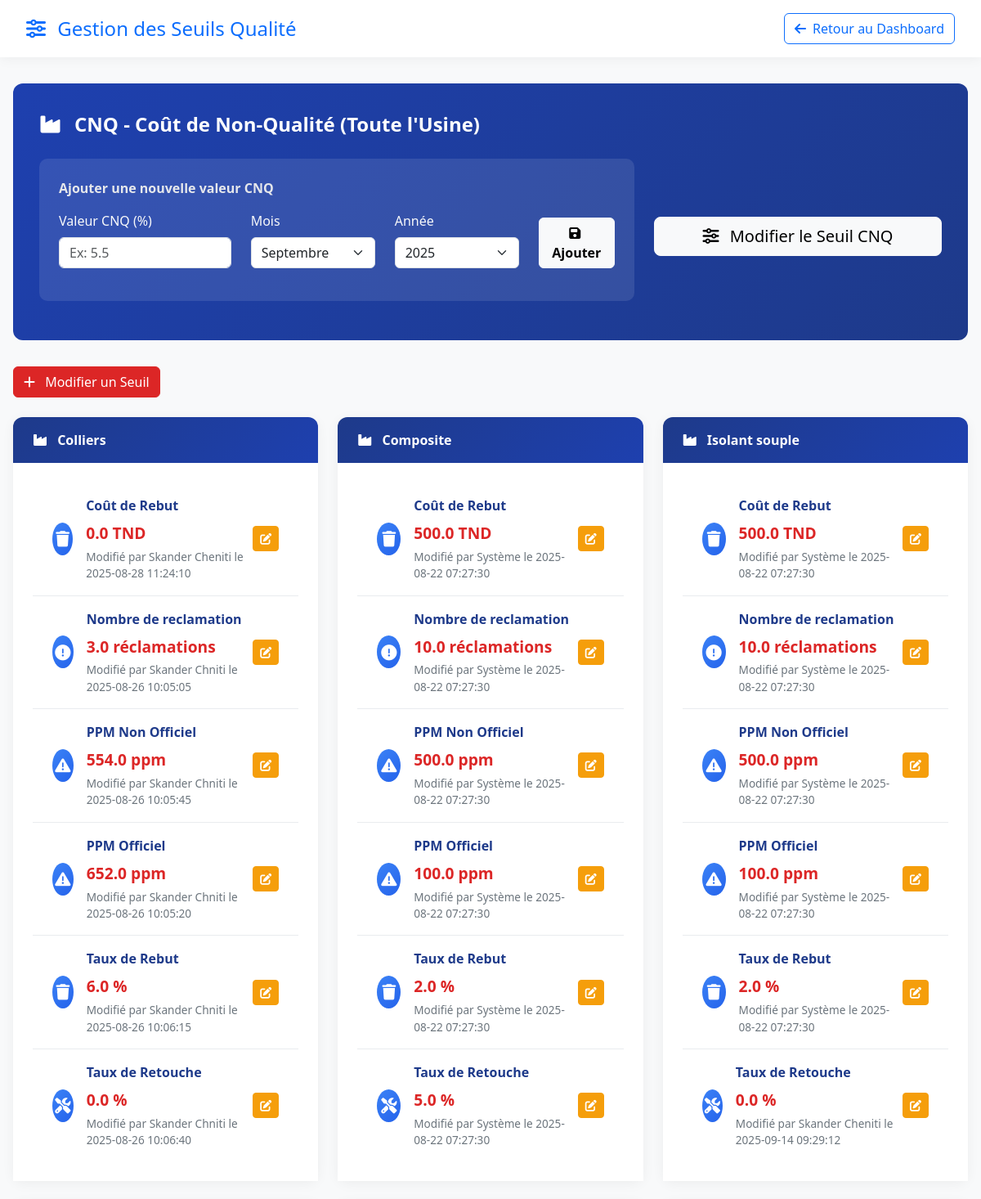
/admin/thresholds (signed in, upper part), run on the app's committed database.
### tables this page shows
CREATE TABLE seuils (
            id INTEGER PRIMARY KEY AUTOINCREMENT,
            atelier TEXT NOT NULL,
            indicateur TEXT NOT NULL,
            valeur_seuil REAL NOT NULL,
            modifie_by TEXT NOT NULL,
            date_modification TIMESTAMP DEFAULT CURRENT_TIMESTAMP
        );

### app.py (the view)
@app.route('/admin/thresholds')
@login_required
@admin_required
def admin_thresholds():
    conn = get_db_connection()
    seuils = conn.execute('''
        SELECT s1.* FROM seuils s1
        INNER JOIN (
            SELECT atelier, indicateur, MAX(date_modification) as max_date
            FROM seuils
            GROUP BY atelier, indicateur
        ) s2 ON s1.atelier = s2.atelier
            AND s1.indicateur = s2.indicateur
            AND s1.date_modification = s2.max_date
        ORDER BY s1.atelier, s1.indicateur
    ''').fetchall()
    conn.close()
    seuils_by_atelier = {}
    for seuil in seuils:
        atelier = seuil['atelier']
        if atelier not in seuils_by_atelier:
            seuils_by_atelier[atelier] = {}
        indicateur = seuil['indicateur']
        seuils_by_atelier[atelier][indicateur] = seuil
    return render_template('admin/thresholds.html', seuils_by_atelier=seuils_by_atelier)

### app.py (called while the page is built)
def get_db_connection():
    conn = sqlite3.connect(DATABASE)
    conn.row_factory = sqlite3.Row
    return conn

def login_required(f):
    @wraps(f)
    def decorated_function(*args, **kwargs):
        if 'user_id' not in session:
            return redirect(url_for('login'))
        return f(*args, **kwargs)
    return decorated_function

def admin_required(f):
    @wraps(f)
    def decorated_function(*args, **kwargs):
        if 'user_role' not in session or session['user_role'] != 'Administration':
            flash('Accès non autorisé', 'error')
            return redirect(url_for('dashboard'))
        return f(*args, **kwargs)
    return decorated_function

### templates/admin/thresholds.html (shortened to what this page needs)
<!DOCTYPE html>
<html lang="fr">
<head>
    <link href="https://cdnjs.cloudflare.com/ajax/libs/bootstrap/5.3.0/css/bootstrap.min.css" rel="stylesheet">
    <link href="https://cdnjs.cloudflare.com/ajax/libs/font-awesome/6.4.0/css/all.min.css" rel="stylesheet">
</head>
<body>
    <div class="header">
        <div class="d-flex justify-content-between align-items-center">
            <div>
                <h4 class="mb-0 text-primary">
                    <i class="fas fa-sliders-h me-2"></i>
                    Gestion des Seuils Qualité
                </h4>
            </div>
            <a href="/dashboard" class="btn btn-outline-primary">
                <i class="fas fa-arrow-left me-1"></i>
                Retour au Dashboard
            </a>
        </div>
    </div>
    <div class="main-container">
        <div class="cnq-section">
            <div class="cnq-title">
                <i class="fas fa-industry me-3"></i>
                CNQ - Coût de Non-Qualité (Toute l'Usine)
            </div>
            <div class="row">
                <div class="col-md-8">
                    <div class="cnq-form-container">
                        <div class="cnq-form-title">Ajouter une nouvelle valeur CNQ</div>
                        <form action="/admin/update_cnq" method="POST" class="mb-0">
                            <div class="row cnq-form-row">
                                <div class="col-md-4">
                                    <label for="cnq_value" class="form-label text-light">Valeur CNQ (%)</label>
                                    <input type="number" step="0.01" max="100" min="0" class="form-control"
                                           id="cnq_value" name="cnq_value" placeholder="Ex: 5.5" required>
                                </div>
                                <div class="col-md-3">
                                    <label for="cnq_month" class="form-label text-light">Mois</label>
                                    <select class="form-select" id="cnq_month" name="cnq_month" required>
                                        <option value="9">Septembre</option>
                                    </select>
                                </div>
                                <div class="col-md-3">
                                    <label for="cnq_year" class="form-label text-light">Année</label>
                                    <select class="form-select" id="cnq_year" name="cnq_year" required>
                                        <option value="2025">2025</option>
                                    </select>
                                </div>
                                <div class="col-md-2 d-flex align-items-end">
                                    <button type="submit" class="btn btn-light w-100 fw-bold">
                                        <i class="fas fa-save me-1"></i>
                                        Ajouter
                                    </button>
                                </div>
                            </div>
                        </form>
                    </div>
                </div>
                <div class="col-md-4 d-flex align-items-center">
                    <button type="button" class="btn btn-light btn-lg w-100"
                            data-bs-toggle="modal" data-bs-target="#cnqThresholdModal">
                        <i class="fas fa-sliders-h me-2"></i>
                        Modifier le Seuil CNQ
                    </button>
                </div>
            </div>
        </div>
        <div class="mb-4">
            <button type="button" class="btn btn-modify-threshold" data-bs-toggle="modal" data-bs-target="#updateThresholdModal">
                <i class="fas fa-plus me-2"></i>
                Modifier un Seuil
            </button>
        </div>
        <div class="row">
            {% for atelier, seuils in seuils_by_atelier.items() %}
            {% if atelier in ['Colliers', 'Composite', 'Isolant souple', 'Manchons', 'Moulage', 'Racks', 'Protections thermiques', 'Système de visualisation', 'UAP1', 'UAP2', 'Total'] %}
            <div class="col-lg-6 col-xl-4 mb-4">
                <div class="atelier-card">
                    <div class="atelier-header">
                        <i class="fas fa-industry me-2"></i>
                        {{ atelier }}
                    </div>
                    <div class="atelier-body">
                        {% for indicateur, seuil in seuils.items() %}
                        {% if 'CNQ' not in indicateur %}
                        <div class="threshold-item">
                            <div class="d-flex align-items-center">
                                <div class="indicator-icon">
                                    {% if 'PPM' in indicateur %}
                                        <i class="fas fa-exclamation-triangle"></i>
                                    {% elif 'Rebut' in indicateur %}
                                        <i class="fas fa-trash"></i>
                                    {% elif 'Retouche' in indicateur %}
                                        <i class="fas fa-tools"></i>
                                    {% elif 'Coût' in indicateur %}
                                        <i class="fas fa-coins"></i>
                                    {% elif 'reclamation' in indicateur.lower() or 'réclamation' in indicateur.lower() %}
                                        <i class="fas fa-exclamation-circle"></i>
                                    {% else %}
                                        <i class="fas fa-chart-line"></i>
                                    {% endif %}
                                </div>
                                <div class="flex-grow-1">
                                    <div class="threshold-label">{{ indicateur }}</div>
                                    <div class="threshold-value">
                                        {{ seuil.valeur_seuil }}
                                        {% if 'PPM' in indicateur %}ppm
                                        {% elif 'Taux' in indicateur %}%
                                        {% elif 'Coût' in indicateur %}TND
                                        {% elif 'reclamation' in indicateur.lower() or 'réclamation' in indicateur.lower() %}réclamations
                                        {% endif %}
                                    </div>
                                    <div class="threshold-meta">
                                        Modifié par {{ seuil.modifie_by }} le {{ seuil.date_modification.split('T')[0] if seuil.date_modification else 'N/A' }}
                                    </div>
                                </div>
                                <div>
                                    <button type="button" class="btn btn-sm btn-edit"
                                            onclick="editThreshold('{{ atelier }}', '{{ indicateur }}', '{{ seuil.valeur_seuil }}', '{{ seuil.id|default() }}')"
                                            title="Modifier ce seuil">
                                        <i class="fas fa-edit"></i>
                                    </button>
                                </div>
                            </div>
                        </div>
                        {% endif %}
                        {% endfor %}
                    </div>
                </div>
            </div>
            {% endif %}
            {% endfor %}
        </div>
    </div>
</body>
</html>

### templates/admin/thresholds.html (style rules this page uses)
:root { --primary: #1E3A8A; --secondary: #DC2626; --success: #10B981; --warning: #F59E0B; --indicator-color: #3B82F6; --cnq-color: #1E40AF; }
body { font-family: 'Segoe UI', Tahoma, Geneva, Verdana, sans-serif; background-color: #f8f9fa; }
.header { background: white; padding: 1rem 2rem; box-shadow: 0 2px 15px rgba(0,0,0,0.05); margin-bottom: 2rem; }
.main-container { max-width: 1400px; margin: 0 auto; padding: 0 1rem; }
.atelier-card { background: white; border-radius: 12px; box-shadow: 0 3px 15px rgba(0,0,0,0.05); transition: all 0.3s ease; }
.atelier-header { background: linear-gradient(135deg, var(--primary), #1e40af); color: white; padding: 1rem 1.5rem; border-radius: 12px 12px 0 0; font-weight: 600; }
.atelier-body { padding: 1.5rem; background: white; }
.cnq-form-row { margin-bottom: 1rem; }
.threshold-item { padding: 1rem 1.5rem; border-bottom: 1px solid #e9ecef; transition: background-color 0.3s ease; }
.threshold-item:last-child { border-bottom: none; }
.threshold-label { font-weight: 600; color: var(--primary); margin-bottom: 0.5rem; }
.threshold-value { font-size: 1.2rem; font-weight: 700; color: var(--secondary); }
.threshold-meta { font-size: 0.85rem; color: #6c757d; margin-top: 0.25rem; }
.btn-edit { background: var(--warning); border-color: var(--warning); color: white; }
.btn-modify-threshold { background: var(--secondary); border-color: var(--secondary); color: white; }
.indicator-icon { width: 40px; height: 40px; border-radius: 50%; display: flex; align-items: center; justify-content: center; font-size: 1.2rem; margin-right: 1rem; background: linear-gradient(135deg, var(--indicator-color), #2563eb); color: white; }
.cnq-section { background: linear-gradient(135deg, var(--cnq-color), #1e3a8a); color: white; border-radius: 12px; padding: 2rem; margin-bottom: 2rem; }
.cnq-title { font-size: 1.5rem; font-weight: 700; margin-bottom: 1.5rem; display: flex; align-items: center; }
.cnq-form-container { background: rgba(255, 255, 255, 0.1); border-radius: 10px; padding: 1.5rem; margin-bottom: 1rem; }
.cnq-form-title { color: #e5e7eb; font-weight: 600; margin-bottom: 1rem; }

### data on the page
seuils: atelier "Colliers", indicateur "Coût de Rebut", valeur_seuil "0.0", shows "TND", modifie_by "Skander Cheniti", date_modification "2025-08-28 11:24:10"
seuils: indicateur "Nombre de reclamation", valeur_seuil "3.0", shows "réclamations", modifie_by "Skander Chniti", date_modification "2025-08-26 10:05:05"
seuils: indicateur "PPM Non Officiel", valeur_seuil "554.0", shows "ppm", modifie_by "Skander Chniti", date_modification "2025-08-26 10:05:45"
seuils: indicateur "PPM Officiel", valeur_seuil "652.0", shows "ppm", modifie_by "Skander Chniti", date_modification "2025-08-26 10:05:20"
seuils: indicateur "Taux de Rebut", valeur_seuil "6.0", modifie_by "Skander Chniti", date_modification "2025-08-26 10:06:15"
seuils: indicateur "Taux de Retouche", valeur_seuil "0.0", modifie_by "Skander Chniti", date_modification "2025-08-26 10:06:40"
seuils: atelier "Composite"
seuils: indicateur "Coût de Rebut", valeur_seuil "500.0", shows "TND", modifie_by "Système", date_modification "2025-08-22 07:27:30"
seuils: indicateur "Nombre de reclamation", valeur_seuil "10.0", shows "réclamations", modifie_by "Système", date_modification "2025-08-22 07:27:30"
seuils: indicateur "PPM Non Officiel", valeur_seuil "500.0", shows "ppm", modifie_by "Système", date_modification "2025-08-22 07:27:30"
seuils: indicateur "PPM Officiel", valeur_seuil "100.0", shows "ppm", modifie_by "Système", date_modification "2025-08-22 07:27:30"
seuils: indicateur "Taux de Rebut", valeur_seuil "2.0", modifie_by "Système", date_modification "2025-08-22 07:27:30"
seuils: indicateur "Taux de Retouche", valeur_seuil "5.0", modifie_by "Système", date_modification "2025-08-22 07:27:30"
seuils: atelier "Isolant souple", indicateur "Coût de Rebut", valeur_seuil "500.0", shows "TND", modifie_by "Système", date_modification "2025-08-22 07:27:30"
seuils: indicateur "Nombre de reclamation", valeur_seuil "10.0", shows "réclamations", modifie_by "Système", date_modification "2025-08-22 07:27:30"
seuils: indicateur "PPM Non Officiel", valeur_seuil "500.0", shows "ppm", modifie_by "Système", date_modification "2025-08-22 07:27:30"
seuils: indicateur "PPM Officiel", valeur_seuil "100.0", shows "ppm", modifie_by "Système", date_modification "2025-08-22 07:27:30"
seuils: indicateur "Taux de Rebut", valeur_seuil "2.0", modifie_by "Système", date_modification "2025-08-22 07:27:30"
seuils: indicateur "Taux de Retouche", valeur_seuil "0.0", modifie_by "Skander Cheniti", date_modification "2025-09-14 09:29:12"
